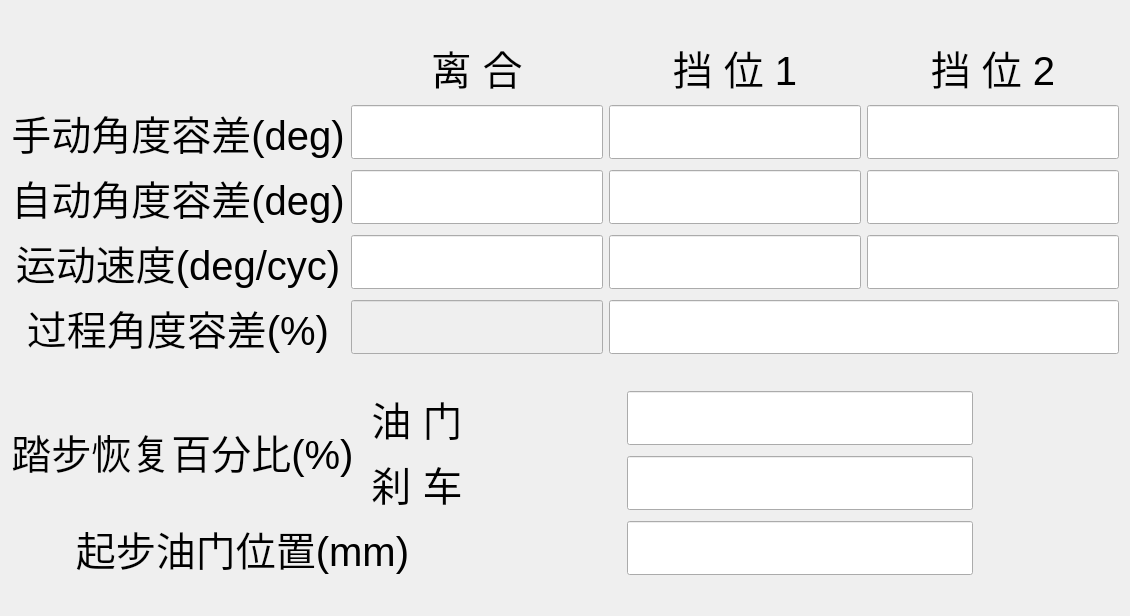
<?xml version="1.0" encoding="UTF-8"?>
<ui version="4.0">
 <class>SettingWidgetSCRobot</class>
 <widget class="QWidget" name="SettingWidgetSCRobot">
  <property name="geometry">
   <rect>
    <x>0</x>
    <y>0</y>
    <width>1130</width>
    <height>616</height>
   </rect>
  </property>
  <property name="windowTitle">
   <string>Form</string>
  </property>
  <layout class="QVBoxLayout" name="verticalLayout_2">
   <item>
    <layout class="QVBoxLayout" name="verticalLayout">
     <item>
      <spacer name="verticalSpacer">
       <property name="orientation">
        <enum>Qt::Vertical</enum>
       </property>
       <property name="sizeHint" stdset="0">
        <size>
         <width>20</width>
         <height>40</height>
        </size>
       </property>
      </spacer>
     </item>
     <item>
      <layout class="QGridLayout" name="gridLayout_2" rowstretch="0,0,0,0,0" columnstretch="0,0,0,0">
       <item row="3" column="2">
        <widget class="QLineEdit" name="lineEdit_s13">
         <property name="font">
          <font>
           <pointsize>30</pointsize>
          </font>
         </property>
         <property name="alignment">
          <set>Qt::AlignCenter</set>
         </property>
        </widget>
       </item>
       <item row="3" column="0">
        <widget class="QLabel" name="label_3">
         <property name="font">
          <font>
           <pointsize>30</pointsize>
          </font>
         </property>
         <property name="text">
          <string>运动速度(deg/cyc)</string>
         </property>
         <property name="alignment">
          <set>Qt::AlignCenter</set>
         </property>
        </widget>
       </item>
       <item row="3" column="1">
        <widget class="QLineEdit" name="lineEdit_c3">
         <property name="font">
          <font>
           <pointsize>30</pointsize>
          </font>
         </property>
         <property name="alignment">
          <set>Qt::AlignCenter</set>
         </property>
        </widget>
       </item>
       <item row="4" column="0">
        <widget class="QLabel" name="label_7">
         <property name="font">
          <font>
           <pointsize>30</pointsize>
          </font>
         </property>
         <property name="text">
          <string>过程角度容差(%)</string>
         </property>
         <property name="alignment">
          <set>Qt::AlignCenter</set>
         </property>
        </widget>
       </item>
       <item row="3" column="3">
        <widget class="QLineEdit" name="lineEdit_s23">
         <property name="font">
          <font>
           <pointsize>30</pointsize>
          </font>
         </property>
         <property name="alignment">
          <set>Qt::AlignCenter</set>
         </property>
        </widget>
       </item>
       <item row="0" column="2">
        <widget class="QLabel" name="label_5">
         <property name="font">
          <font>
           <pointsize>30</pointsize>
          </font>
         </property>
         <property name="text">
          <string> 挡 位 1 </string>
         </property>
         <property name="alignment">
          <set>Qt::AlignCenter</set>
         </property>
        </widget>
       </item>
       <item row="2" column="3">
        <widget class="QLineEdit" name="lineEdit_s22">
         <property name="font">
          <font>
           <pointsize>30</pointsize>
          </font>
         </property>
         <property name="alignment">
          <set>Qt::AlignCenter</set>
         </property>
        </widget>
       </item>
       <item row="1" column="2">
        <widget class="QLineEdit" name="lineEdit_s11">
         <property name="font">
          <font>
           <pointsize>30</pointsize>
          </font>
         </property>
         <property name="alignment">
          <set>Qt::AlignCenter</set>
         </property>
        </widget>
       </item>
       <item row="0" column="3">
        <widget class="QLabel" name="label_6">
         <property name="font">
          <font>
           <pointsize>30</pointsize>
          </font>
         </property>
         <property name="text">
          <string> 挡 位 2 </string>
         </property>
         <property name="alignment">
          <set>Qt::AlignCenter</set>
         </property>
        </widget>
       </item>
       <item row="2" column="0">
        <widget class="QLabel" name="label_2">
         <property name="font">
          <font>
           <pointsize>30</pointsize>
          </font>
         </property>
         <property name="text">
          <string>自动角度容差(deg)</string>
         </property>
         <property name="alignment">
          <set>Qt::AlignCenter</set>
         </property>
        </widget>
       </item>
       <item row="2" column="1">
        <widget class="QLineEdit" name="lineEdit_c2">
         <property name="font">
          <font>
           <pointsize>30</pointsize>
          </font>
         </property>
         <property name="alignment">
          <set>Qt::AlignCenter</set>
         </property>
        </widget>
       </item>
       <item row="1" column="3">
        <widget class="QLineEdit" name="lineEdit_s21">
         <property name="font">
          <font>
           <pointsize>30</pointsize>
          </font>
         </property>
         <property name="alignment">
          <set>Qt::AlignCenter</set>
         </property>
        </widget>
       </item>
       <item row="1" column="0">
        <widget class="QLabel" name="label">
         <property name="font">
          <font>
           <pointsize>30</pointsize>
          </font>
         </property>
         <property name="text">
          <string>手动角度容差(deg)</string>
         </property>
         <property name="alignment">
          <set>Qt::AlignCenter</set>
         </property>
        </widget>
       </item>
       <item row="2" column="2">
        <widget class="QLineEdit" name="lineEdit_s12">
         <property name="font">
          <font>
           <pointsize>30</pointsize>
          </font>
         </property>
         <property name="alignment">
          <set>Qt::AlignCenter</set>
         </property>
        </widget>
       </item>
       <item row="1" column="1">
        <widget class="QLineEdit" name="lineEdit_c1">
         <property name="font">
          <font>
           <pointsize>30</pointsize>
          </font>
         </property>
         <property name="alignment">
          <set>Qt::AlignCenter</set>
         </property>
        </widget>
       </item>
       <item row="0" column="1">
        <widget class="QLabel" name="label_4">
         <property name="font">
          <font>
           <pointsize>30</pointsize>
          </font>
         </property>
         <property name="text">
          <string> 离 合 </string>
         </property>
         <property name="alignment">
          <set>Qt::AlignCenter</set>
         </property>
        </widget>
       </item>
       <item row="4" column="1">
        <widget class="QLineEdit" name="lineEdit_cp">
         <property name="enabled">
          <bool>false</bool>
         </property>
         <property name="font">
          <font>
           <pointsize>30</pointsize>
          </font>
         </property>
         <property name="alignment">
          <set>Qt::AlignCenter</set>
         </property>
        </widget>
       </item>
       <item row="4" column="2" colspan="2">
        <widget class="QLineEdit" name="lineEdit_sp">
         <property name="font">
          <font>
           <pointsize>30</pointsize>
          </font>
         </property>
         <property name="alignment">
          <set>Qt::AlignCenter</set>
         </property>
        </widget>
       </item>
      </layout>
     </item>
     <item>
      <spacer name="verticalSpacer_3">
       <property name="orientation">
        <enum>Qt::Vertical</enum>
       </property>
       <property name="sizeHint" stdset="0">
        <size>
         <width>20</width>
         <height>40</height>
        </size>
       </property>
      </spacer>
     </item>
     <item>
      <layout class="QGridLayout" name="gridLayout">
       <item row="2" column="2">
        <spacer name="horizontalSpacer_8">
         <property name="orientation">
          <enum>Qt::Horizontal</enum>
         </property>
         <property name="sizeHint" stdset="0">
          <size>
           <width>40</width>
           <height>20</height>
          </size>
         </property>
        </spacer>
       </item>
       <item row="0" column="4">
        <spacer name="horizontalSpacer_4">
         <property name="orientation">
          <enum>Qt::Horizontal</enum>
         </property>
         <property name="sizeHint" stdset="0">
          <size>
           <width>40</width>
           <height>20</height>
          </size>
         </property>
        </spacer>
       </item>
       <item row="1" column="3">
        <widget class="QLineEdit" name="lineEdit_ar">
         <property name="font">
          <font>
           <pointsize>30</pointsize>
          </font>
         </property>
         <property name="alignment">
          <set>Qt::AlignCenter</set>
         </property>
        </widget>
       </item>
       <item row="2" column="4">
        <spacer name="horizontalSpacer_3">
         <property name="orientation">
          <enum>Qt::Horizontal</enum>
         </property>
         <property name="sizeHint" stdset="0">
          <size>
           <width>40</width>
           <height>20</height>
          </size>
         </property>
        </spacer>
       </item>
       <item row="1" column="4">
        <spacer name="horizontalSpacer_2">
         <property name="orientation">
          <enum>Qt::Horizontal</enum>
         </property>
         <property name="sizeHint" stdset="0">
          <size>
           <width>40</width>
           <height>20</height>
          </size>
         </property>
        </spacer>
       </item>
       <item row="0" column="0" rowspan="2">
        <widget class="QLabel" name="label_20">
         <property name="font">
          <font>
           <pointsize>30</pointsize>
          </font>
         </property>
         <property name="text">
          <string>踏步恢复百分比(%)</string>
         </property>
         <property name="alignment">
          <set>Qt::AlignCenter</set>
         </property>
        </widget>
       </item>
       <item row="2" column="3">
        <widget class="QLineEdit" name="lineEdit_startacc">
         <property name="font">
          <font>
           <pointsize>30</pointsize>
          </font>
         </property>
         <property name="alignment">
          <set>Qt::AlignCenter</set>
         </property>
        </widget>
       </item>
       <item row="0" column="3">
        <widget class="QLineEdit" name="lineEdit_br">
         <property name="font">
          <font>
           <pointsize>30</pointsize>
          </font>
         </property>
         <property name="alignment">
          <set>Qt::AlignCenter</set>
         </property>
        </widget>
       </item>
       <item row="2" column="0" colspan="2">
        <widget class="QLabel" name="label_18">
         <property name="font">
          <font>
           <pointsize>30</pointsize>
          </font>
         </property>
         <property name="text">
          <string>起步油门位置(mm)</string>
         </property>
         <property name="alignment">
          <set>Qt::AlignCenter</set>
         </property>
        </widget>
       </item>
       <item row="0" column="1">
        <widget class="QLabel" name="label_10">
         <property name="font">
          <font>
           <pointsize>30</pointsize>
          </font>
         </property>
         <property name="text">
          <string> 油 门 </string>
         </property>
         <property name="alignment">
          <set>Qt::AlignCenter</set>
         </property>
        </widget>
       </item>
       <item row="0" column="2">
        <spacer name="horizontalSpacer_7">
         <property name="orientation">
          <enum>Qt::Horizontal</enum>
         </property>
         <property name="sizeHint" stdset="0">
          <size>
           <width>40</width>
           <height>20</height>
          </size>
         </property>
        </spacer>
       </item>
       <item row="1" column="1">
        <widget class="QLabel" name="label_9">
         <property name="font">
          <font>
           <pointsize>30</pointsize>
          </font>
         </property>
         <property name="text">
          <string> 刹 车 </string>
         </property>
         <property name="alignment">
          <set>Qt::AlignCenter</set>
         </property>
        </widget>
       </item>
       <item row="1" column="2">
        <spacer name="horizontalSpacer_9">
         <property name="orientation">
          <enum>Qt::Horizontal</enum>
         </property>
         <property name="sizeHint" stdset="0">
          <size>
           <width>40</width>
           <height>20</height>
          </size>
         </property>
        </spacer>
       </item>
      </layout>
     </item>
     <item>
      <spacer name="verticalSpacer_2">
       <property name="orientation">
        <enum>Qt::Vertical</enum>
       </property>
       <property name="sizeHint" stdset="0">
        <size>
         <width>20</width>
         <height>40</height>
        </size>
       </property>
      </spacer>
     </item>
    </layout>
   </item>
  </layout>
 </widget>
 <resources/>
 <connections/>
</ui>
